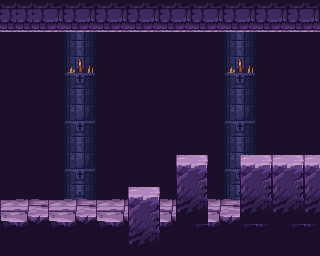

A 2D game scene composited from a Tiled map and its tileset images. What follows is a short description and the map's XML, with each tile layer's data collapsed to a summary:
An orthogonal 20x16 tile map with 16x16 px tiles, 2 tile layers (Background, Foreground).

<map version="1.4" tiledversion="1.4.2" orientation="orthogonal" renderorder="right-down" width="20" height="16" tilewidth="16" tileheight="16" infinite="0" nextlayerid="3" nextobjectid="1">
 <tileset firstgid="1" source="../tilesets/gothic.tsx" />
 <layer id="2" name="Background" width="20" height="16">
  <data>[320 cells, 320 non-empty, 19 distinct tile ids]</data>
 </layer>
 <layer id="1" name="Foreground" width="20" height="16">
  <data>[320 cells, 85 non-empty, 19 distinct tile ids]</data>
 </layer>
</map>
